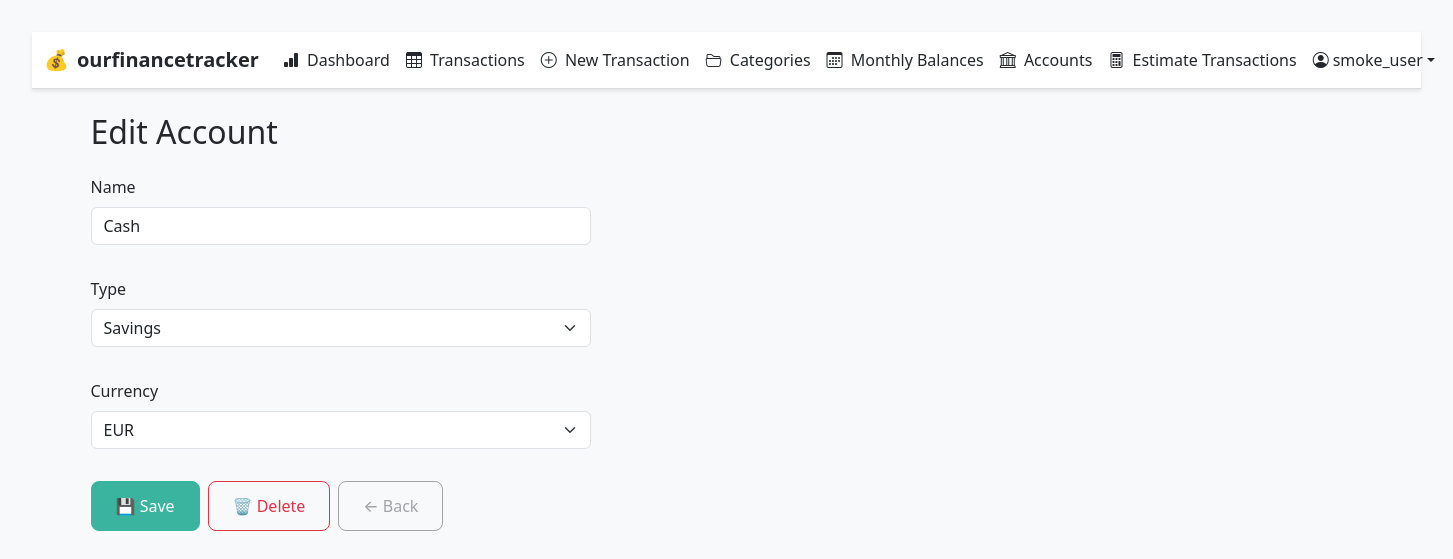
The page /accounts/3/edit/ (signed in) on the database its author committed.
### core/models.py (models this page shows, shortened)
class Account(models.Model):
    user = models.ForeignKey(User, on_delete=models.CASCADE, related_name="accounts")
    name = models.CharField(max_length=100)
    account_type = models.ForeignKey(
        AccountType,
        on_delete=models.PROTECT,
        default=get_default_account_type_id,
    )
    currency = models.ForeignKey(
        Currency,
        on_delete=models.PROTECT,
        null=True,
        blank=True,
        default=get_default_currency_id,
    )
    created_at = models.DateField(auto_now_add=True)
    position = models.PositiveIntegerField(default=0)
    class Meta:
        ordering = ("position", "name")
        indexes = [
            models.Index(fields=["user", "name"]),
            models.Index(fields=["user", "account_type"]),
            models.Index(fields=["user", "created_at"]),
        ]
        constraints = [
            UniqueConstraint(
                Lower("name"),
                F("user"),
                name="unique_account_user_name_ci",
            )
        ]

### core/views.py (the view)
# urls.py: path("accounts/<int:pk>/edit/", AccountUpdateView.as_view(), name="account_update"),
class AccountUpdateView(OwnerQuerysetMixin, UserInFormKwargsMixin, UpdateView):
    model = Account
    form_class = AccountForm
    template_name = "core/account_form.html"
    success_url = reverse_lazy("account_list")

### core/forms.py (shortened to what this page needs)
class AccountForm(UserAwareMixin, forms.ModelForm):
    confirm_merge = forms.BooleanField(
        required=False,
        widget=forms.HiddenInput,
        initial=False,
    )
    class Meta:
        model = Account
        fields = ("name", "account_type", "currency", "confirm_merge")
        widgets = {
            "name": forms.TextInput(attrs={"class": "form-control"}),
            "account_type": forms.Select(attrs={"class": "form-control"}),
            "currency": forms.Select(attrs={"class": "form-control"}),
        }
    def __init__(self, *args, user=None, **kwargs):
        super().__init__(*args, user=user, **kwargs)
        for name in ALLOWED_ACCOUNT_TYPE_NAMES:
            AccountType.objects.get_or_create(name=name)
        self.fields["account_type"].queryset = AccountType.objects.filter(
            name__in=ALLOWED_ACCOUNT_TYPE_NAMES
        ).order_by("name")
        self.fields["currency"].queryset = Currency.objects.order_by("code")
        if (
            not self.instance.pk
            and getattr(user, "settings", None)
            and user.settings.default_currency
        ):
            self.initial["currency"] = user.settings.default_currency

### core/context_processors.py (called while the page is built)
def sentry_dsn(request):
    return {"SENTRY_DSN": getattr(settings, "SENTRY_DSN", "")}

### core/forms.py (called while the page is built)
    def get_form_kwargs(self):
        kwargs = super().get_form_kwargs()  # type: ignore[misc]
        kwargs["user"] = self.request.user  # type: ignore[misc]
        return kwargs

### core/models.py (called while the page is built)
    def __str__(self):
        return self.code

    def __str__(self):
        return self.name

### core/views.py (called while the page is built)
    def get_queryset(self) -> QuerySet:
        if not self.request.user.is_authenticated:
            raise PermissionDenied("User must be authenticated")
        qs = super().get_queryset()
        filtered_qs = qs.filter(user=self.request.user)
        if hasattr(qs.model, "blocked"):
            filtered_qs = filtered_qs.filter(blocked=False)
        model_name = getattr(self, "model", None)
        if model_name:
            if hasattr(model_name, "account"):
                filtered_qs = filtered_qs.select_related(
                    "account", "account__currency", "account__account_type"
                )
            if hasattr(model_name, "category"):
                filtered_qs = filtered_qs.select_related("category")
            if hasattr(model_name, "period"):
                filtered_qs = filtered_qs.select_related("period")
        return filtered_qs

### core/templates/core/account_form.html (shortened to what this page needs)
{% extends "base.html" %}
{% load widget_tweaks %}
{% load static %}
{% block content %}
<div class="container mt-4">
  <h2 class="mb-4">
    {% if form.instance.pk %}
      Edit Account
    {% else %}
      New Account
    {% endif %}
  </h2>
  <form method="post" id="account-form" novalidate>
    <div class="mb-3">
      <label for="{{ form.name.id_for_label }}" id="label-name" class="form-label">Name</label>
      {{ form.name|add_class:"form-control"|attr:"aria-labelledby:label-name" }}
    </div>
    <div class="mb-3">
      <label for="{{ form.account_type.id_for_label }}" id="label-account-type" class="form-label">Type</label>
      {{ form.account_type|add_class:"form-select"|attr:"aria-labelledby:label-account-type" }}
    </div>
    <div class="mb-3">
      <label for="{{ form.currency.id_for_label }}" id="label-currency" class="form-label">Currency</label>
      {{ form.currency|add_class:"form-select"|attr:"aria-labelledby:label-currency" }}
    </div>
    <div class="d-flex gap-2">
      <button type="submit" class="btn btn-success">💾 Save</button>
      {% if form.instance.pk %}
        <a href="{% url 'account_delete' form.instance.pk %}"
           class="btn btn-outline-danger"
           title="Delete"
           data-confirm-message="Delete this account? This action cannot be undone."
           data-confirm-method="post">
          🗑️ Delete
        </a>
      {% endif %}
      <a href="{% url 'account_list' %}" class="btn btn-secondary">← Back</a>
    </div>
  </form>
</div>
{% endblock content %}

### core/templates/base.html (shortened to what this page needs)
{% load static %}
<!DOCTYPE html>
<html lang="en-GB">
<head>
  <link href="https://cdn.jsdelivr.net/npm/bootstrap@5.3.3/dist/css/bootstrap.min.css" rel="stylesheet" />
  <link rel="stylesheet" href="https://cdn.datatables.net/1.13.6/css/dataTables.bootstrap5.min.css">
  <link rel="stylesheet" href="https://cdn.jsdelivr.net/npm/bootstrap-icons@1.11.1/font/bootstrap-icons.css">
  <link rel="stylesheet" href="https://cdnjs.cloudflare.com/ajax/libs/font-awesome/6.5.2/css/all.min.css">
  <link rel="stylesheet" href="{% static 'css/main.css' %}">
  <link rel="stylesheet" href="{% static 'css/kpi_progress.css' %}">
</head>
<body class="bg-light">
{% block navbar %}
<nav class="navbar navbar-expand-lg navbar-light" aria-label="Main navigation">
  <div class="container-fluid">
        <a class="navbar-brand d-flex align-items-center gap-2" href="{% url 'home' %}">
      <span role="img" aria-label="money bag">💰</span>
      <strong>ourfinancetracker</strong>
    </a>
    <div class="collapse navbar-collapse" id="mainNav">
      {% if user.is_authenticated %}
        <ul class="navbar-nav me-auto mb-2 mb-lg-0">
          <li class="nav-item">
            <a class="nav-link {% if request.resolver_match.url_name == 'dashboard' %}active{% endif %}"
               href="{% url 'dashboard' %}">
              <i class="bi bi-bar-chart-fill me-1"></i> Dashboard
            </a>
          </li>
          <li class="nav-item">
            <a class="nav-link {% if request.resolver_match.url_name == 'transaction_list' or request.resolver_match.url_name == 'transaction_list_v2' %}active{% endif %}"
               href="{% url 'transaction_list_v2' %}">
              <i class="bi bi-table me-1"></i> Transactions
            </a>
          </li>
          <li class="nav-item">
            <a class="nav-link {% if request.resolver_match.url_name == 'transaction_create' %}active{% endif %}"
               href="{% url 'transaction_create' %}">
              <i class="bi bi-plus-circle me-1"></i> New Transaction
            </a>
          </li>
          <li class="nav-item">
            <a class="nav-link {% if request.resolver_match.url_name == 'category_list' %}active{% endif %}"
               href="{% url 'category_list' %}">
              <i class="bi bi-folder2-open me-1"></i> Categories
            </a>
          </li>
          <li class="nav-item">
            <a class="nav-link {% if request.resolver_match.url_name == 'account_balance' %}active{% endif %}"
               href="{% url 'account_balance' %}">
              <i class="bi bi-calendar3 me-1"></i> Monthly Balances
            </a>
          </li>
          <li class="nav-item">
            <a class="nav-link {% if request.resolver_match.url_name == 'account_list' %}active{% endif %}"
               href="{% url 'account_list' %}">
              <i class="bi bi-bank me-1"></i> Accounts
            </a>
          </li>
          <li class="nav-item">
            <a class="nav-link {% if request.resolver_match.url_name == 'estimate_transaction' %}active{% endif %}"
               href="{% url 'estimate_transaction' %}">
              <i class="bi bi-calculator me-1"></i> Estimate Transactions
            </a>
          </li>
        </ul>
        <ul class="navbar-nav ms-auto">
          <li class="nav-item dropdown">
            <a class="nav-link dropdown-toggle d-flex align-items-center" href="{% url 'accounts:profile' %}" id="accountMenu" role="button" data-bs-toggle="dropdown" aria-expanded="false">
              <i class="bi bi-person-circle me-1"></i> {{ user.username }}
            </a>
          </li>
        </ul>
      {% endif %}
    </div>
  </div>
</nav>
  {% endblock navbar %}
<div class="container mt-4">
  {% block content %}{% endblock content %}
</div>
</body>
</html>

### core/static/css/main.css (style rules this page uses)
:root { --growth-mint: #3AB49E; --growth-mint-dark: #2E9A84; --growth-mint-light: rgba(58, 180, 158, 0.1); --charcoal-trust: #24282C; --charcoal-trust-light: #1A1D20; --ledger-grey: #A0A4A8; --cloud-panel: #D9DBDD; --balanced-sand: #E9E5DB; --balanced-sand-dark: #D4CFC2; --success-color: #3AB49E; --danger-color: #DC3545; --danger-color-dark: #B02A37; --warning-color: #FFC107; --info-color: #0D6EFD; --bg-primary: #ffffff; --bg-secondary: #f8f9fa; --bg-muted: rgba(233, 229, 219, 0.3); }
body { font-family: 'Segoe UI', system-ui, -apple-system, 'Arial', sans-serif; margin: 2rem; background-color: var(--bg-secondary); color: var(--charcoal-trust); }
h1, h2 { margin-bottom: 1rem; }
ul { padding-left: 1.2rem; }
form { margin-top: 1rem; display: flex; flex-direction: column; gap: 1rem; }
input, select, textarea { padding: 0.75rem; font-size: 1rem; width: 100%; max-width: 500px; border: 1px solid var(--cloud-panel); border-radius: 6px; background-color: var(--bg-primary); color: var(--charcoal-trust); transition: border-color 0.2s ease, box-shadow 0.2s ease; }
button, .btn { padding: 0.75rem 1.5rem; border-radius: 8px; cursor: pointer; font-size: 1rem; text-align: center; font-weight: 500; text-decoration: none; display: inline-block; transition: all 0.2s ease; border: 1px solid transparent; }
.btn-outline-danger { border: 1px solid var(--danger-color); background-color: transparent; color: var(--danger-color); }
.btn-success { background-color: var(--success-color); color: white; border-color: var(--success-color); }
.btn-secondary, .btn-outline-secondary { border: 1px solid var(--ledger-grey); background-color: transparent; color: var(--ledger-grey); }
.navbar { background-color: var(--bg-primary) !important; box-shadow: 0 2px 4px rgba(36, 40, 44, 0.1); border-bottom: 1px solid var(--cloud-panel); }
.navbar-brand, .navbar-nav .nav-link { color: #24282C !important; }

### core/templates/base.html (style rules this page uses)
.btn-success { background-color: #3AB49E !important; border-color: #3AB49E !important; }
.navbar { background-color: #ffffff !important; border-bottom: 1px solid #D9DBDD !important; }
.navbar-brand, .navbar-nav .nav-link { color: #24282C !important; }
.nav-link { color: #24282C !important; }
.navbar-nav .nav-link { white-space: nowrap !important; }

### rows shown on the page
Account: name "Cash", account_type "Savings", currency "EUR"

### other values the page prints
{{ user.username }} "smoke_user"
